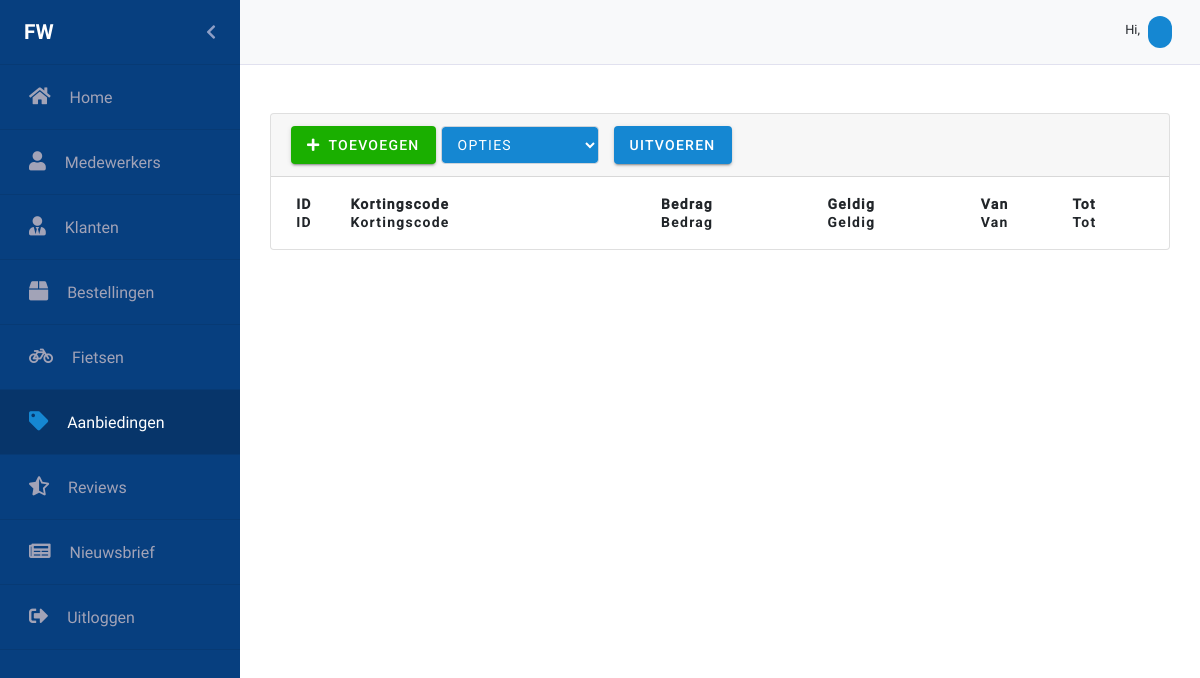
The page /aanbiedingen.php on the database as committed earlier.
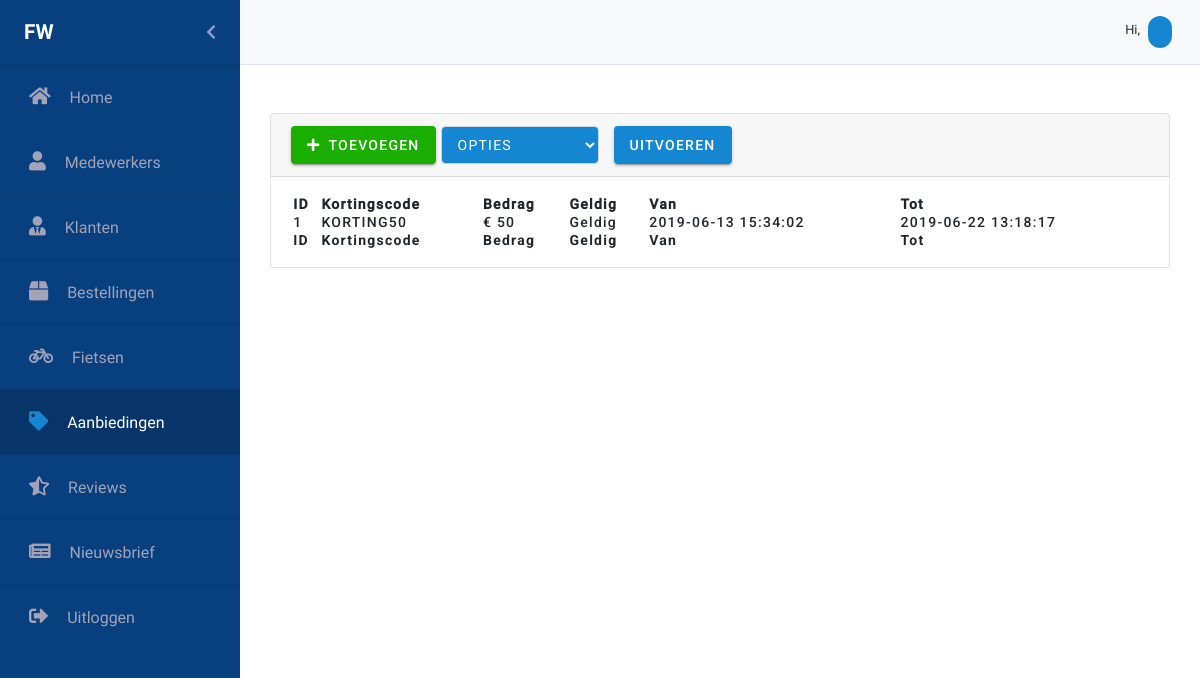
The same page on the database as committed later.
### tables this page shows
CREATE TABLE `discount_codes` (
  `id` int(11) NOT NULL,
  `code` varchar(40) NOT NULL,
  `amount` double NOT NULL,
  `is_valid` tinyint(1) NOT NULL,
  `creation_date` datetime NOT NULL,
  `expiry_date` datetime NOT NULL
);

### aanbiedingen.php (the view, shortened to what the changed rows need)
<?php
require_once("Controllers/dbconnect.php");
$records = $con->query("SELECT * FROM discount_codes");
?>
<html lang="en">
<head>
    <link rel="stylesheet" href="https://stackpath.bootstrapcdn.com/bootstrap/4.3.1/css/bootstrap.min.css"
>
    <link rel="stylesheet" href="https://use.fontawesome.com/releases/v5.8.2/css/all.css"
          type='text/css' media='all'>
    <link href="css/Material/material-components-web.min.css" rel="stylesheet">
    <link rel="stylesheet" href="scss/backend.css">
    <link rel="stylesheet" href="css/Datatable/select.dataTables.min.css">
    <link rel="stylesheet" type="text/css" href="css/Datatable/datatables.min.css"/>
    <link rel="stylesheet" type="text/css" href="css/Animate/animate.css">
</head>
<body>
<div id="wrapper" class="toggled">
    <div class="row gebruikers">
        <div class="card text-black mb-5 mt-5">
            <div id="datatable-card" class="card-body-table">
                <table id="aanbiedingen" class="table-card" style="width:100%">
                    <thead>
                    <tr>
                        <th></th>
                        <th>ID</th>
                        <th>Kortingscode</th>
                        <th>Bedrag</th>
                        <th>Geldig</th>
                        <th>Van</th>
                        <th>Tot</th>
                    </tr>
                    </thead>
                    <tbody>
                    <?php
                    while ($row = mysqli_fetch_array($records)) {
                        ?>
                        <tr>
                            <td></td>
                            <td><?php echo $row['id'] ?></td>
                            <td><?php echo $row['code'] ?></td>
                            <td>€ <?php echo $row['amount'] ?></td>
                            <td><?php if ($row['is_valid'] == 1) {
                                    echo "Geldig";
                                } elseif ($row['is_valid'] == 0) {
                                    echo "Ongeldig";
                                } ?></td>
                            <td><?php echo $row['creation_date'] ?></td>
                            <td><?php echo $row['expiry_date'] ?></td>
                        </tr>
                        <?php
                    }
                    ?>
                    </tbody>
                    <tfoot>
                    <tr>
                        <th></th>
                        <th>ID</th>
                        <th>Kortingscode</th>
                        <th>Bedrag</th>
                        <th>Geldig</th>
                        <th>Van</th>
                        <th>Tot</th>
                    </tr>
                    </tfoot>
                </table>
            </div>
        </div>
    </div>
</div>
</body>
</html>

Rows that differ between the two databases and show on the page:
added discount_codes: id "1", code "KORTING50", amount "50", is_valid "Geldig", creation_date "2019-06-13 15:34:02", expiry_date "2019-06-22 13:18:17"
